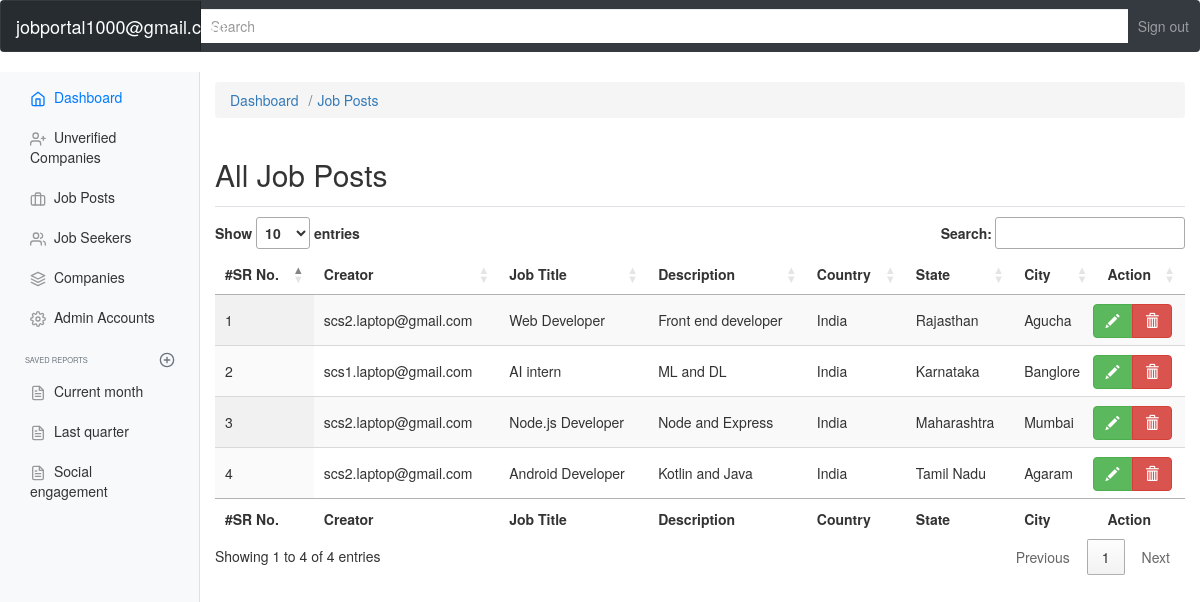
The page /admin/job.php (signed in) on the database its author committed.
### tables this page shows
CREATE TABLE `jobs` (
  `job_id` int(11) NOT NULL,
  `creator_email` varchar(100) NOT NULL,
  `job_title` varchar(100) NOT NULL,
  `description` varchar(200) NOT NULL,
  `country` varchar(50) NOT NULL,
  `state` varchar(50) NOT NULL,
  `city` varchar(50) NOT NULL,
  `openings` int(200) NOT NULL,
  `salary` bigint(255) NOT NULL
);

### admin/job.php (the view, shortened to what this page needs)
<?php
include('include/header.php');
include('include/sidebar.php');
$conn = mysqli_connect('localhost', 'root', '', 'job_portal');
$query = mysqli_query($conn, "select * from admin_login where
admin_email='{$_SESSION['email']}'");
if (mysqli_num_rows($query)>0){
?>
<main role="main" class="col-md-9 ml-sm-auto col-lg-10 pt-3 px-4">
    <nav aria-label="breadcrumb">
        <ol class="breadcrumb">
            <li class="breadcrumb-item"><a href="dashboard.php">Dashboard</a></li>
            <li class="breadcrumb-item"><a href="job.php">Job Posts</a></li>
        </ol>
    </nav>
    <div class="d-flex justify-content-between flex-wrap flex-md-nowrap align-items-center pb-2 mb-3 border-bottom">
        <h1 class="h2">All Job Posts</h1>
    </div>
    <table id="example" class="display" style="width:100%">
        <thead>
            <tr>
                <th>#SR No.</th>
                <th>Creator</th>
                <th>Job Title</th>
                <th>Description</th>
                <th>Country</th>
                <th>State</th>
                <th>City</th>
                <th>Action</th>
            </tr>
        </thead>
        <tbody>
            <?php
            include('connection/db.php');
            $query = mysqli_query($conn, "select * from jobs");
            while ($row = mysqli_fetch_array($query)) {
            ?>
                <tr>
                    <td><?php echo $row['job_id'] ?></td>
                    <td><?php echo $row['creator_email'] ?></td>
                    <td><?php echo $row['job_title'] ?></td>
                    <td><?php echo $row['description'] ?></td>
                    <td><?php echo $row['country'] ?></td>
                    <td><?php echo $row['state'] ?></td>
                    <td><?php echo $row['city'] ?></td>
                    <td>
                        <div class="row">
                            <div class="btn-group">
                                <a href="job_edit.php?id=<?php echo $row['job_id'] ?>" class="btn btn-success glyphicon glyphicon-pencil"><span class=""></span></a>
                                <a href="job_delete.php?del=<?php echo $row['job_id'] ?>" class="btn btn-danger glyphicon glyphicon-trash"><span class=""></span></a>
                            </div>
                        </div>
                    </td>
                </tr>
            <?php } ?>
        </tbody>
        <tfoot>
            <tr>
                <th>#SR No.</th>
                <th>Creator</th>
                <th>Job Title</th>
                <th>Description</th>
                <th>Country</th>
                <th>State</th>
                <th>City</th>
                <th>Action</th>
            </tr>
        </tfoot>
    </table>
</main>
</div>
</div>
<?php
}
?>
</body>
</html>

### admin/include/header.php (shortened to what this page needs)
<!doctype html>
<html lang="en">
<head>
    <link rel="stylesheet" href="https://maxcdn.bootstrapcdn.com/bootstrap/4.5.2/css/bootstrap.min.css">
    <link href="css/admin_dashboard.css" rel="stylesheet">
    <link rel="stylesheet" type="text/css" href="fonts/Linearicons-Free-v1.0.0/icon-font.min.css">
    <link href="//netdna.bootstrapcdn.com/bootstrap/3.0.0/css/bootstrap.min.css" rel="stylesheet">
    <link rel="stylesheet" href="https://cdn.datatables.net/1.10.21/css/jquery.dataTables.min.css">
</head>
<body>
    <nav class="navbar navbar-dark sticky-top bg-dark flex-md-nowrap p-0">
        <a class="navbar-brand col-sm-3 col-md-2 mr-0" href="#"><?php echo $_SESSION['email']?></a>
        <input class="form-control form-control-dark w-100" type="text" placeholder="Search" aria-label="Search">
        <ul class="navbar-nav px-3">
            <li class="nav-item text-nowrap">
                <a class="nav-link" href="logout.php">Sign out</a>
            </li>
        </ul>
    </nav>

### admin/include/sidebar.php (shortened to what this page needs)
<?php
$conn = mysqli_connect('localhost', 'root', '', 'job_portal');
$query = mysqli_query($conn, "select * from admin_login where
admin_email='{$_SESSION['email']}'");
if (mysqli_num_rows($query)>0){
?>
<div class="container-fluid">
    <div class="row">
        <nav class="col-md-2 d-none d-md-block bg-light sidebar">
            <div class="sidebar-sticky">
                <ul class="nav flex-column">
                    <li class="nav-item">
                        <a class="nav-link active" href="dashboard.php">
                            <span data-feather="home"></span>
                            Dashboard
                        </a>
                    </li>
                    <li class="nav-item">
                        <a class="nav-link" href="uv_company.php">
                            <span data-feather="user-plus"></span>
                            Unverified Companies
                        </a>
                    </li>
                    <li class="nav-item">
                        <a class="nav-link" href="job.php">
                            <span data-feather="briefcase"></span>
                            Job Posts
                        </a>
                    </li>
                    <li class="nav-item">
                        <a class="nav-link" href="seeker.php">
                            <span data-feather="users"></span>
                            Job Seekers
                        </a>
                    </li>
                    <li class="nav-item">
                        <a class="nav-link" href="company.php">
                            <span data-feather="layers"></span>
                            Companies
                        </a>
                    </li>
                    <li class="nav-item">
                        <a class="nav-link" href="admin_account.php">
                            <span data-feather="settings"></span>
                            Admin Accounts
                        </a>
                    </li>
                </ul>
                <h6 class="sidebar-heading d-flex justify-content-between align-items-center px-3 mt-4 mb-1 text-muted">
                    <span>Saved reports</span>
                    <a class="d-flex align-items-center text-muted" href="#">
                        <span data-feather="plus-circle"></span>
                    </a>
                </h6>
                <ul class="nav flex-column mb-2">
                    <li class="nav-item">
                        <a class="nav-link" href="#">
                            <span data-feather="file-text"></span>
                            Current month
                        </a>
                    </li>
                    <li class="nav-item">
                        <a class="nav-link" href="#">
                            <span data-feather="file-text"></span>
                            Last quarter
                        </a>
                    </li>
                    <li class="nav-item">
                        <a class="nav-link" href="#">
                            <span data-feather="file-text"></span>
                            Social engagement
                        </a>
                    </li>
                </ul>
            </div>
        </nav>
<?php
}
?>

### admin/css/admin_dashboard.css (style rules this page uses)
html, body { font-size: .875rem; font-family: Raelway-Black; }
.feather { width: 16px; height: 16px; vertical-align: text-bottom; }
.sidebar { position: fixed; top: 0; bottom: 0; left: 0; z-index: 100; padding: 0; box-shadow: inset -1px 0 0 rgba(0, 0, 0, .1); }
.sidebar-sticky { position: -webkit-sticky; position: sticky; top: 48px; height: calc(100vh - 48px); padding-top: .5rem; overflow-x: hidden; overflow-y: auto; }
.sidebar .nav-link { font-weight: 500; color: #333; }
.sidebar .nav-link .feather { margin-right: 4px; color: #999; }
.sidebar .nav-link.active { color: #007bff; }
.sidebar .nav-link:hover .feather, .sidebar .nav-link.active .feather { color: inherit; }
.sidebar-heading { font-size: .75rem; text-transform: uppercase; }
.navbar-brand { padding-top: .75rem; padding-bottom: .75rem; font-size: 1rem; background-color: rgba(0, 0, 0, .25); box-shadow: inset -1px 0 0 rgba(0, 0, 0, .25); }
.navbar .form-control { padding: .75rem 1rem; border-width: 0; border-radius: 0; }
.form-control-dark { color: #fff; background-color: rgba(255, 255, 255, .1); border-color: rgba(255, 255, 255, .1); }
.border-bottom { border-bottom: 1px solid #e5e5e5; }

### rows shown on the page
jobs: job_id "1", creator_email "scs2.laptop@gmail.com", job_title "Web Developer", description "Front end developer", country "India", state "Rajasthan", city "Agucha"
jobs: job_id "2", creator_email "scs1.laptop@gmail.com", job_title "AI intern", description "ML and DL", country "India", state "Karnataka", city "Banglore"
jobs: job_id "3", creator_email "scs2.laptop@gmail.com", job_title "Node.js Developer", description "Node and Express", country "India", state "Maharashtra", city "Mumbai"
jobs: job_id "4", creator_email "scs2.laptop@gmail.com", job_title "Android Developer", description "Kotlin and Java", country "India", state "Tamil Nadu", city "Agaram"

### other values the page prints
$_SESSION['email'] "jobportal1000@gmail.com"
